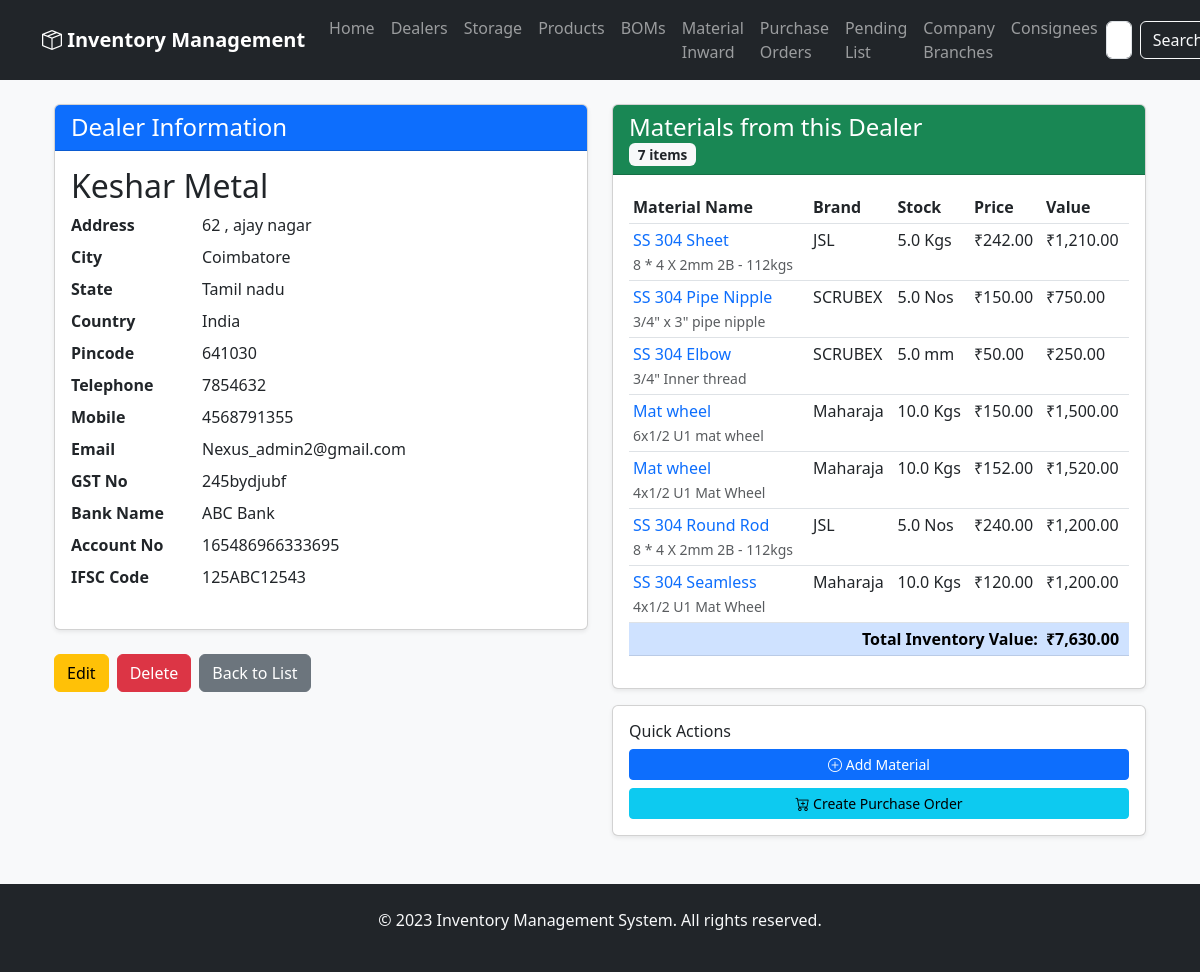
The app's page /dealers/details/1, older data.
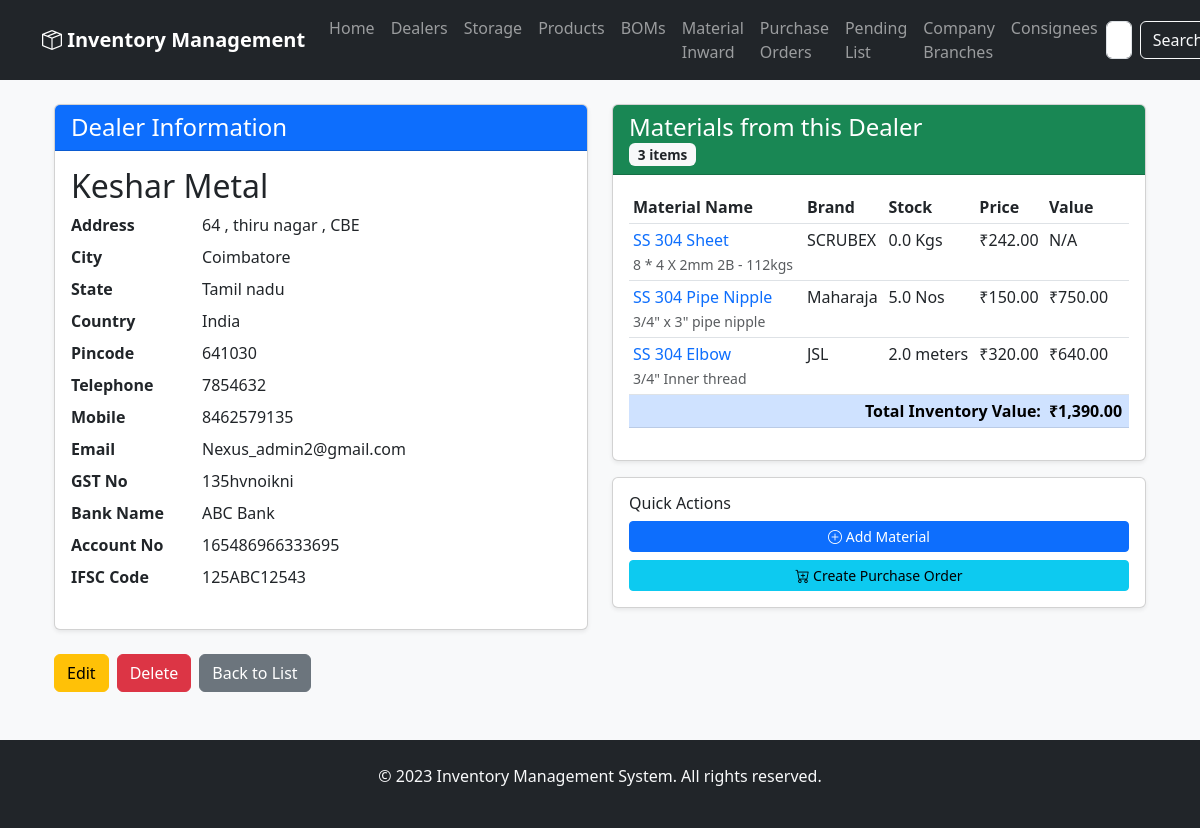
The same page, newer data.
### app/models.py (models this page shows)
class Dealer(Base):
    __tablename__ = 'dealer'
    id = Column(Integer, primary_key=True)
    name = Column(String(120), nullable=False)
    address = Column(String(250))
    city = Column(String(100))
    state = Column(String(100))
    country = Column(String(100))
    pincode = Column(String(20))
    telephone = Column(String(50))
    mobile = Column(String(50))
    email = Column(String(120))
    gst_no = Column(String(50))
    bank_name = Column(String(100))
    account_no = Column(String(100))
    ifsc_code = Column(String(50))
    materials = relationship('Storage', back_populates='dealer', lazy='dynamic')

class Storage(Base):
    __tablename__ = 'storage'
    id = Column(Integer, primary_key=True)
    base_name = Column(String(128))
    defined_name_with_spec = Column(String(256))
    brand = Column(String(128))
    hsn_code = Column(String(32))
    dealer_id = Column(Integer, ForeignKey('dealer.id'))
    tax = Column(Float)
    price = Column(Float)
    current_stock = Column(Float)
    units = Column(String(32))
    created_at = Column(DateTime, default=datetime.now)  # Make sure this exists
    updated_at = Column(DateTime, default=datetime.now, onupdate=datetime.now)  # And this
    dealer = relationship('Dealer', back_populates='materials')
    product_materials = relationship('ProductMaterial', back_populates='storage')
    bom_materials = relationship('BOMMaterial', back_populates='storage')
    supply_items = relationship('BOMSupplyItem', back_populates='storage')
    po_items = relationship('PurchaseOrderItem', back_populates='material')

### app/routers/dealers.py (the view)
@router.get("/details/{dealer_id}", response_class=HTMLResponse)
async def dealer_details(request: Request, dealer_id: int, db: Session = Depends(get_db)):
    try:
        dealer = db.query(models.Dealer).filter(models.Dealer.id == dealer_id).first()
        if dealer is None:
            return templates.TemplateResponse("error.html", {
                "request": request,
                "status_code": 404,
                "detail": f"Dealer with ID {dealer_id} not found"
            })
        materials = db.query(models.Storage).filter(models.Storage.dealer_id == dealer_id).all()
        total_value = sum(
            material.price * material.current_stock
            for material in materials
            if material.price and material.current_stock
        )
        return templates.TemplateResponse("dealer_details.html", {
            "request": request,
            "dealer": dealer,
            "materials": materials,
            "total_value": total_value,
            "materials_count": len(materials)
        })
    except Exception as e:
        print(f"Error loading dealer details: {e}")
        return templates.TemplateResponse("error.html", {
            "request": request,
            "status_code": 500,
            "detail": f"Error loading dealer details: {str(e)}"
        })

### app/templates/dealer_details.html (shortened to what the changed rows need)
{% extends "base.html" %}
{% block content %}
<div class="container mt-4">
    <div class="row">
        <div class="col-md-6">
            <div class="card shadow-sm mb-4">
                <div class="card-body">
                    <h2>{{ dealer.name }}</h2>
                    <dl class="row">
                        <dt class="col-sm-3">Address</dt>
                        <dd class="col-sm-9">{{ dealer.address or 'N/A' }}</dd>
                        <dt class="col-sm-3">City</dt>
                        <dd class="col-sm-9">{{ dealer.city or 'N/A' }}</dd>
                        <dt class="col-sm-3">State</dt>
                        <dd class="col-sm-9">{{ dealer.state or 'N/A' }}</dd>
                        <dt class="col-sm-3">Country</dt>
                        <dd class="col-sm-9">{{ dealer.country or 'N/A' }}</dd>
                        <dt class="col-sm-3">Pincode</dt>
                        <dd class="col-sm-9">{{ dealer.pincode or 'N/A' }}</dd>
                        <dt class="col-sm-3">Telephone</dt>
                        <dd class="col-sm-9">{{ dealer.telephone or 'N/A' }}</dd>
                        <dt class="col-sm-3">Mobile</dt>
                        <dd class="col-sm-9">{{ dealer.mobile or 'N/A' }}</dd>
                        <dt class="col-sm-3">Email</dt>
                        <dd class="col-sm-9">{{ dealer.email or 'N/A' }}</dd>
                        <dt class="col-sm-3">GST No</dt>
                        <dd class="col-sm-9">{{ dealer.gst_no or 'N/A' }}</dd>
                        <dt class="col-sm-3">Bank Name</dt>
                        <dd class="col-sm-9">{{ dealer.bank_name or 'N/A' }}</dd>
                        <dt class="col-sm-3">Account No</dt>
                        <dd class="col-sm-9">{{ dealer.account_no or 'N/A' }}</dd>
                        <dt class="col-sm-3">IFSC Code</dt>
                        <dd class="col-sm-9">{{ dealer.ifsc_code or 'N/A' }}</dd>
                    </dl>
                </div>
            </div>
        </div>
        <div class="col-md-6">
            <div class="card shadow-sm">
                <div class="card-header bg-success text-white">
                    <h4 class="mb-0">Materials from this Dealer</h4>
                    <span class="badge bg-light text-dark">{{ materials_count }} items</span>
                </div>
                <div class="card-body">
                    {% if materials %}
                        <div class="table-responsive">
                            <table class="table table-sm table-hover">
                                <thead>
                                    <tr>
                                        <th>Material Name</th>
                                        <th>Brand</th>
                                        <th>Stock</th>
                                        <th>Price</th>
                                        <th>Value</th>
                                    </tr>
                                </thead>
                                <tbody>
                                    {% for material in materials %}
                                    <tr>
                                        <td>
                                            <a href="/storage/details/{{ material.id }}" class="text-decoration-none">
                                                {{ material.base_name }}
                                            </a>
                                            {% if material.defined_name_with_spec %}
                                                <br><small class="text-muted">{{ material.defined_name_with_spec }}</small>
                                            {% endif %}
                                        </td>
                                        <td>{{ material.brand or 'N/A' }}</td>
                                        <td>{{ material.current_stock }} {{ material.units or '' }}</td>
                                        <td>{{ material.price|currency if material.price else 'N/A' }}</td>
                                        <td>
                                            {% if material.price and material.current_stock %}
                                                {{ (material.price * material.current_stock)|currency }}
                                            {% else %}
                                                N/A
                                            {% endif %}
                                        </td>
                                    </tr>
                                    {% endfor %}
                                </tbody>
                                <tfoot>
                                    <tr class="table-primary">
                                        <td colspan="4" class="text-end"><strong>Total Inventory Value:</strong></td>
                                        <td><strong>{{ total_value|currency }}</strong></td>
                                    </tr>
                                </tfoot>
                            </table>
                        </div>
                    {% endif %}
                </div>
            </div>
        </div>
    </div>
</div>
{% endblock %}

Row changes from the older to the newer data that the page shows:
removed Storage: base_name "Mat wheel", defined_name_with_spec "6x1/2 U1 mat wheel", brand "Maharaja", current_stock "10.0", units "Kgs", price "₹150.00", (material.price*material.current_stock)|currency "₹1,500.00"
removed Storage: base_name "Mat wheel", defined_name_with_spec "4x1/2 U1 Mat Wheel", brand "Maharaja", current_stock "10.0", units "Kgs", price "₹152.00", (material.price*material.current_stock)|currency "₹1,520.00"
removed Storage: base_name "SS 304 Round Rod", defined_name_with_spec "8 * 4 X 2mm 2B - 112kgs", brand "JSL", current_stock "5.0", units "Nos", price "₹240.00", (material.price*material.current_stock)|currency "₹1,200.00"
removed Storage: base_name "SS 304 Seamless", defined_name_with_spec "4x1/2 U1 Mat Wheel", brand "Maharaja", current_stock "10.0", units "Kgs", price "₹120.00", (material.price*material.current_stock)|currency "₹1,200.00"
changed Dealer "Keshar Metal": address "62 , ajay nagar" → "64 , thiru nagar , CBE"; mobile "4568791355" → "8462579135"; gst_no "245bydjubf" → "135hvnoikni"
changed Storage "SS 304 Sheet": brand "JSL" → "SCRUBEX"; current_stock "5.0" → "0.0"; (material.price*material.current_stock)|currency "₹1,210.00" → (not shown); now shows "N/A"
changed Storage "SS 304 Pipe Nipple": brand "SCRUBEX" → "Maharaja"
changed Storage "SS 304 Elbow": brand "SCRUBEX" → "JSL"; current_stock "5.0" → "2.0"; units "mm" → "meters"; price "₹50.00" → "₹320.00"; (material.price*material.current_stock)|currency "₹250.00" → "₹640.00"
Text that changed along with them:
{{ materials_count }}: "7" → "3"
{{ total_value|currency }}: "₹7,630.00" → "₹1,390.00"
